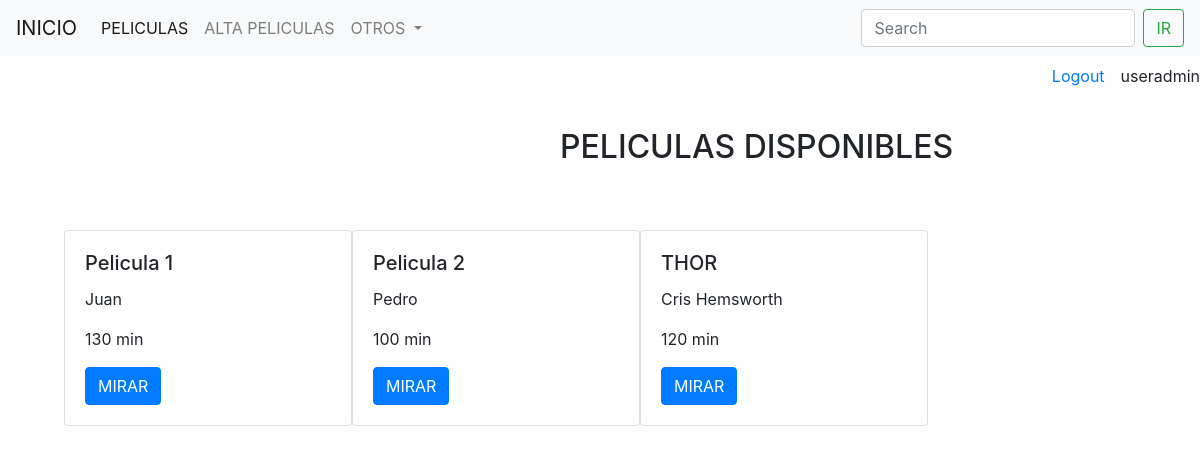
/peliculas/ (signed in), run on the app's committed database.
### pelicula/models.py (models this page shows)
class Movie(models.Model):
    nombre = models.CharField(max_length=40)
    duracionminutos = models.IntegerField()
    actores = models.CharField(max_length=100)
    creacion =  models.IntegerField()
    SKU = models.CharField(max_length=30, unique=True)
    active = models.BooleanField(default=True)
    class Meta:
        verbose_name = 'pelicula'
        verbose_name_plural = 'peliculas'

### pelicula/views.py (the view)
# urls.py: path('', products, name = 'products'),
def products(request):
    print(request.method)
    productos = Movie.objects.all()
    context = {'productos':productos}
    return render(request, 'peliculas.html', context=context)

### templates/peliculas.html
{% extends 'basep.html' %}
{% block contenido %}
<h2 style="margin-left:35rem; margin-top:2rem">PELICULAS DISPONIBLES</h2>
<div class="d-flex" style="margin-top:4rem; margin-left:4rem">
    {% for product in productos %}
    <div class="card" style="width: 18rem;">
        <div class="card-body">
            <h5 class="card-title">{{product.nombre}}</h5>
            <p class="card-text">{{product.actores}}</p>
            <p class="card-text">{{product.duracionminutos}} min</p>
            <a href="#" class="btn btn-primary">MIRAR</a>
        </div>
    </div>
    {% endfor %}
</div>
{% endblock %}

### templates/basep.html (shortened to what this page needs)
<!DOCTYPE html>
<html lang="en">
<head>
    <link rel="stylesheet" href="https://cdn.jsdelivr.net/npm/bootstrap@4.6.1/dist/css/bootstrap.min.css"
>
</head>
<body>
    <nav class="navbar navbar-expand-lg navbar-light bg-light">
        <a class="navbar-brand" href="/">INICIO</a>
        <div class="collapse navbar-collapse" id="navbarSupportedContent">
            <ul class="navbar-nav mr-auto">
            <li class="nav-item active">
                <a class="nav-link" href="/peliculas/">PELICULAS</a>
            </li>
            <li class="nav-item">
                <a class="nav-link" href="/peliculas/crear-peliculas/">ALTA PELICULAS</a>
            </li>
            <li class="nav-item dropdown">
                <a class="nav-link dropdown-toggle" href="#" id="navbarDropdown" role="button" data-toggle="dropdown" aria-haspopup="true" aria-expanded="false">
                OTROS
                </a>
                        </li>
            </ul>
            <form class="form-inline my-2 my-lg-0" action = "/peliculas/buscar-peliculas/" method = "GET">
            <input class="form-control mr-sm-2" type="search" placeholder="Search" aria-label="Search" name = 'search'>
            <button class="btn btn-outline-success my-2 my-sm-0" type="submit">IR</button>
            </form>
        </div>
        </nav>
        <ul class="nav justify-content-end">
            {% if request.user.is_authenticated %}
            <li class="nav-item">
                <a class="nav-link active" href="/logout/">Logout</a>
            </li>
            <li class="nav-item" style= margin-top:0.5rem>
                <a> {{request.user.username}} </a>
            </li>
            {% endif %}
        </ul>
    {% block contenido %}
    {% endblock %}
</body>
</html>

### data on the page
Movie: nombre "Pelicula 1", actores "Juan", duracionminutos "130"
Movie: nombre "Pelicula 2", actores "Pedro", duracionminutos "100"
Movie: nombre "THOR", actores "Cris Hemsworth", duracionminutos "120"

### other printed values
{{ request.user.username }} "useradmin"
